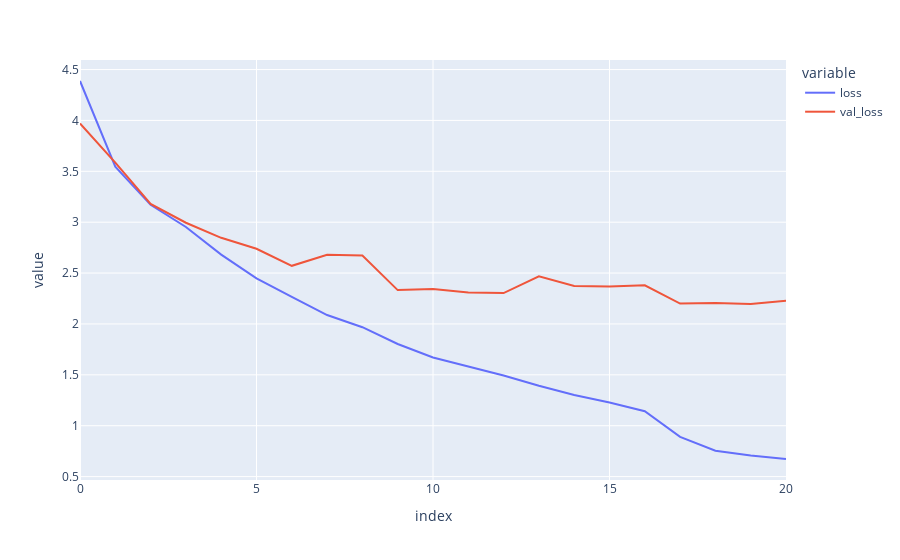

The cell this chart's notebook holds for it:
### Code cell
fig = px.line({'loss': train_history['loss'], 'val_loss': val_history['loss']})
fig.show()

### Figure 1 — Plotly figure (JSON) as saved in the notebook; plotly's stock layout.template omitted (floating-point values rounded to 4 significant figures)
{"data": [{"hovertemplate": "variable=loss<br>index=%{x}<br>value=%{y}<extra></extra>", "legendgroup": "loss", "line": {"color": "#636efa", "dash": "solid"}, "marker": {"symbol": "circle"}, "mode": "lines", "name": "loss", "orientation": "v", "showlegend": true, "type": "scatter", "x": [0, 1, 2, 3, 4, 5, 6, 7, 8, 9, 10, 11, 12, 13, 14, 15, 16, 17, 18, 19, 20], "xaxis": "x", "y": [4.387, 3.545, 3.171, 2.953, 2.682, 2.448, 2.265, 2.087, 1.968, 1.803, 1.671, 1.584, 1.493, 1.393, 1.302, 1.228, 1.143, 0.8908, 0.7548, 0.7072, 0.673], "yaxis": "y"}, {"hovertemplate": "variable=val_loss<br>index=%{x}<br>value=%{y}<extra></extra>", "legendgroup": "val_loss", "line": {"color": "#EF553B", "dash": "solid"}, "marker": {"symbol": "circle"}, "mode": "lines", "name": "val_loss", "orientation": "v", "showlegend": true, "type": "scatter", "x": [0, 1, 2, 3, 4, 5, 6, 7, 8, 9, 10, 11, 12, 13, 14, 15, 16, 17, 18, 19, 20], "xaxis": "x", "y": [3.97, 3.585, 3.179, 2.995, 2.847, 2.739, 2.571, 2.679, 2.673, 2.333, 2.343, 2.31, 2.303, 2.467, 2.372, 2.367, 2.38, 2.2, 2.205, 2.197, 2.228], "yaxis": "y"}], "layout": {"legend": {"title": {"text": "variable"}, "tracegroupgap": 0}, "margin": {"t": 60}, "xaxis": {"anchor": "y", "domain": [0, 1], "title": {"text": "index"}}, "yaxis": {"anchor": "x", "domain": [0, 1], "title": {"text": "value"}}}}
